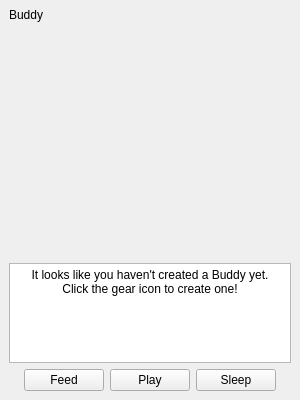
<?xml version="1.0" encoding="UTF-8"?>
<ui version="4.0">
 <class>MainWindow</class>
 <widget class="QMainWindow" name="MainWindow">
  <property name="geometry">
   <rect>
    <x>0</x>
    <y>0</y>
    <width>300</width>
    <height>400</height>
   </rect>
  </property>
  <property name="sizePolicy">
   <sizepolicy hsizetype="Preferred" vsizetype="Preferred">
    <horstretch>0</horstretch>
    <verstretch>0</verstretch>
   </sizepolicy>
  </property>
  <property name="minimumSize">
   <size>
    <width>300</width>
    <height>400</height>
   </size>
  </property>
  <property name="windowTitle">
   <string>Buddy v1.0</string>
  </property>
  <property name="toolButtonStyle">
   <enum>Qt::ToolButtonIconOnly</enum>
  </property>
  <property name="tabShape">
   <enum>QTabWidget::Rounded</enum>
  </property>
  <widget class="QWidget" name="central_widget">
   <layout class="QVBoxLayout" name="verticalLayout">
    <property name="leftMargin">
     <number>9</number>
    </property>
    <property name="topMargin">
     <number>0</number>
    </property>
    <property name="rightMargin">
     <number>9</number>
    </property>
    <property name="bottomMargin">
     <number>9</number>
    </property>
    <item>
     <spacer name="verticalSpacer">
      <property name="orientation">
       <enum>Qt::Vertical</enum>
      </property>
      <property name="sizeType">
       <enum>QSizePolicy::Fixed</enum>
      </property>
      <property name="sizeHint" stdset="0">
       <size>
        <width>20</width>
        <height>5</height>
       </size>
      </property>
     </spacer>
    </item>
    <item>
     <layout class="QHBoxLayout" name="horizontalLayout">
      <property name="leftMargin">
       <number>0</number>
      </property>
      <property name="topMargin">
       <number>0</number>
      </property>
      <item>
       <widget class="QLabel" name="buddy_name">
        <property name="text">
         <string>Buddy</string>
        </property>
       </widget>
      </item>
      <item>
       <spacer name="horizontalSpacer">
        <property name="orientation">
         <enum>Qt::Horizontal</enum>
        </property>
        <property name="sizeHint" stdset="0">
         <size>
          <width>40</width>
          <height>20</height>
         </size>
        </property>
       </spacer>
      </item>
      <item>
       <widget class="QPushButton" name="minimize_button">
        <property name="sizePolicy">
         <sizepolicy hsizetype="Fixed" vsizetype="Fixed">
          <horstretch>0</horstretch>
          <verstretch>0</verstretch>
         </sizepolicy>
        </property>
        <property name="minimumSize">
         <size>
          <width>16</width>
          <height>16</height>
         </size>
        </property>
        <property name="maximumSize">
         <size>
          <width>16</width>
          <height>16</height>
         </size>
        </property>
        <property name="text">
         <string/>
        </property>
        <property name="icon">
         <iconset>
          <normaloff>../res/minus.png</normaloff>../res/minus.png</iconset>
        </property>
        <property name="flat">
         <bool>true</bool>
        </property>
       </widget>
      </item>
      <item>
       <widget class="QPushButton" name="import_button">
        <property name="sizePolicy">
         <sizepolicy hsizetype="Fixed" vsizetype="Fixed">
          <horstretch>0</horstretch>
          <verstretch>0</verstretch>
         </sizepolicy>
        </property>
        <property name="minimumSize">
         <size>
          <width>16</width>
          <height>16</height>
         </size>
        </property>
        <property name="maximumSize">
         <size>
          <width>16</width>
          <height>16</height>
         </size>
        </property>
        <property name="layoutDirection">
         <enum>Qt::LeftToRight</enum>
        </property>
        <property name="text">
         <string/>
        </property>
        <property name="icon">
         <iconset>
          <normaloff>../res/import.png</normaloff>../res/import.png</iconset>
        </property>
        <property name="flat">
         <bool>true</bool>
        </property>
       </widget>
      </item>
      <item>
       <widget class="QPushButton" name="settings_button">
        <property name="minimumSize">
         <size>
          <width>16</width>
          <height>16</height>
         </size>
        </property>
        <property name="maximumSize">
         <size>
          <width>16</width>
          <height>16</height>
         </size>
        </property>
        <property name="layoutDirection">
         <enum>Qt::RightToLeft</enum>
        </property>
        <property name="text">
         <string/>
        </property>
        <property name="icon">
         <iconset>
          <normaloff>../res/setting.png</normaloff>../res/setting.png</iconset>
        </property>
        <property name="flat">
         <bool>true</bool>
        </property>
       </widget>
      </item>
      <item>
       <widget class="QPushButton" name="close_button">
        <property name="sizePolicy">
         <sizepolicy hsizetype="Fixed" vsizetype="Fixed">
          <horstretch>0</horstretch>
          <verstretch>0</verstretch>
         </sizepolicy>
        </property>
        <property name="minimumSize">
         <size>
          <width>16</width>
          <height>16</height>
         </size>
        </property>
        <property name="maximumSize">
         <size>
          <width>16</width>
          <height>16</height>
         </size>
        </property>
        <property name="text">
         <string/>
        </property>
        <property name="icon">
         <iconset>
          <normaloff>../res/close.png</normaloff>../res/close.png</iconset>
        </property>
        <property name="flat">
         <bool>true</bool>
        </property>
       </widget>
      </item>
     </layout>
    </item>
    <item>
     <widget class="Display" name="buddy_display">
      <property name="sizePolicy">
       <sizepolicy hsizetype="Expanding" vsizetype="Expanding">
        <horstretch>0</horstretch>
        <verstretch>0</verstretch>
       </sizepolicy>
      </property>
      <property name="text">
       <string/>
      </property>
      <property name="pixmap">
       <pixmap>../gura.png</pixmap>
      </property>
      <property name="scaledContents">
       <bool>false</bool>
      </property>
      <property name="alignment">
       <set>Qt::AlignCenter</set>
      </property>
     </widget>
    </item>
    <item>
     <widget class="QTextEdit" name="buddy_output">
      <property name="enabled">
       <bool>true</bool>
      </property>
      <property name="sizePolicy">
       <sizepolicy hsizetype="Preferred" vsizetype="Preferred">
        <horstretch>0</horstretch>
        <verstretch>0</verstretch>
       </sizepolicy>
      </property>
      <property name="maximumSize">
       <size>
        <width>16777215</width>
        <height>100</height>
       </size>
      </property>
      <property name="mouseTracking">
       <bool>true</bool>
      </property>
      <property name="focusPolicy">
       <enum>Qt::NoFocus</enum>
      </property>
      <property name="readOnly">
       <bool>true</bool>
      </property>
      <property name="html">
       <string>&lt;!DOCTYPE HTML PUBLIC &quot;-//W3C//DTD HTML 4.0//EN&quot; &quot;http://www.w3.org/TR/REC-html40/strict.dtd&quot;&gt;
&lt;html&gt;&lt;head&gt;&lt;meta name=&quot;qrichtext&quot; content=&quot;1&quot; /&gt;&lt;meta charset=&quot;utf-8&quot; /&gt;&lt;style type=&quot;text/css&quot;&gt;
p, li { white-space: pre-wrap; }
&lt;/style&gt;&lt;/head&gt;&lt;body style=&quot; font-family:'Segoe UI'; font-size:9pt; font-weight:400; font-style:normal;&quot;&gt;
&lt;p align=&quot;center&quot; style=&quot; margin-top:0px; margin-bottom:0px; margin-left:0px; margin-right:0px; -qt-block-indent:0; text-indent:0px;&quot;&gt;It looks like you haven't created a Buddy yet.&lt;/p&gt;
&lt;p align=&quot;center&quot; style=&quot; margin-top:0px; margin-bottom:0px; margin-left:0px; margin-right:0px; -qt-block-indent:0; text-indent:0px;&quot;&gt;Click the gear icon to create one!&lt;/p&gt;&lt;/body&gt;&lt;/html&gt;</string>
      </property>
     </widget>
    </item>
    <item>
     <layout class="QHBoxLayout" name="button_layout">
      <item>
       <spacer name="button_spacer_left">
        <property name="orientation">
         <enum>Qt::Horizontal</enum>
        </property>
        <property name="sizeHint" stdset="0">
         <size>
          <width>40</width>
          <height>20</height>
         </size>
        </property>
       </spacer>
      </item>
      <item>
       <widget class="QPushButton" name="feed_button">
        <property name="text">
         <string>Feed</string>
        </property>
       </widget>
      </item>
      <item>
       <widget class="QPushButton" name="play_button">
        <property name="text">
         <string>Play</string>
        </property>
       </widget>
      </item>
      <item>
       <widget class="QPushButton" name="sleep_button">
        <property name="text">
         <string>Sleep</string>
        </property>
       </widget>
      </item>
      <item>
       <spacer name="button_spacer_right">
        <property name="orientation">
         <enum>Qt::Horizontal</enum>
        </property>
        <property name="sizeHint" stdset="0">
         <size>
          <width>40</width>
          <height>20</height>
         </size>
        </property>
       </spacer>
      </item>
     </layout>
    </item>
   </layout>
  </widget>
 </widget>
 <customwidgets>
  <customwidget>
   <class>Display</class>
   <extends>QLabel</extends>
   <header>src.display</header>
  </customwidget>
 </customwidgets>
 <resources/>
 <connections/>
</ui>
